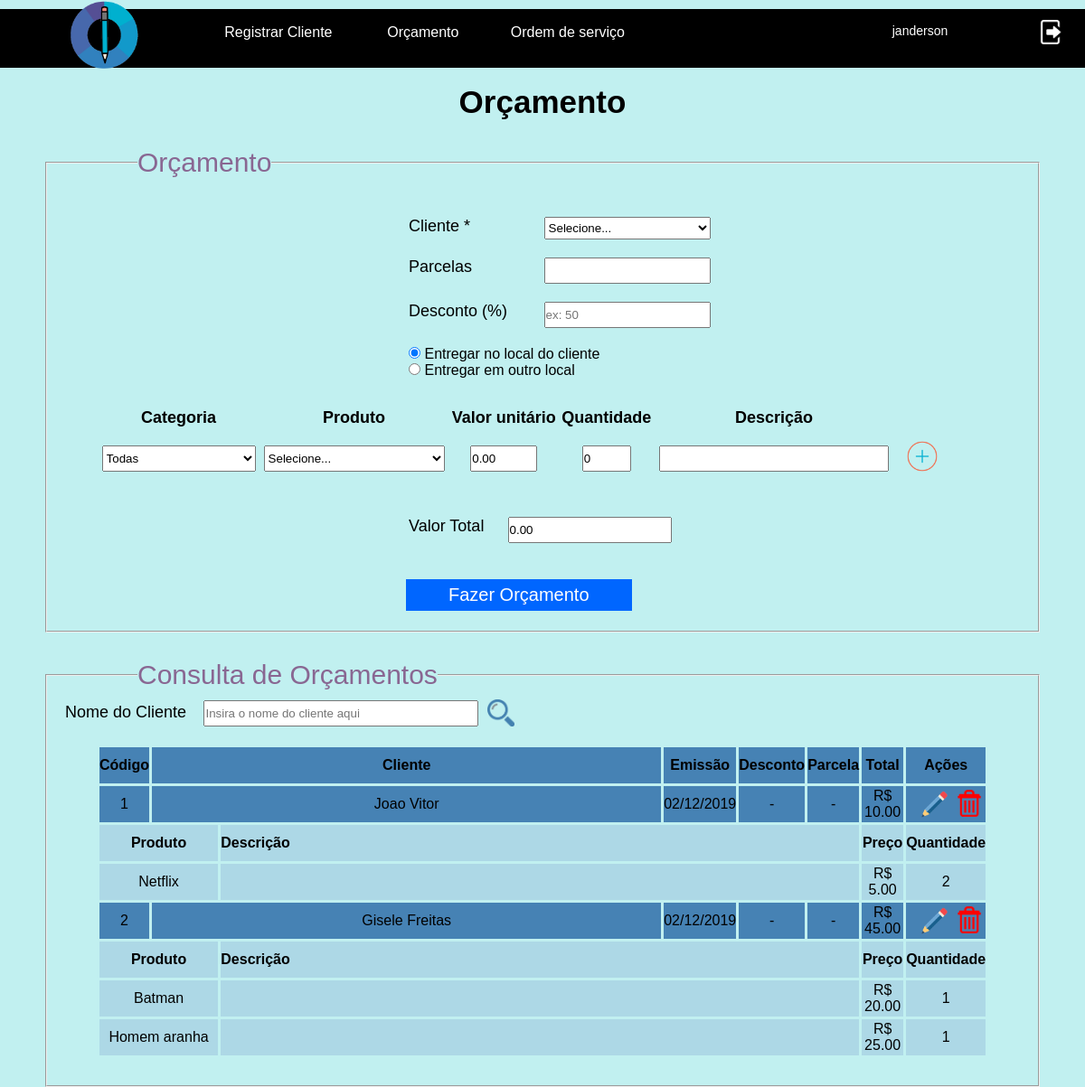
The app's page /paginasSistema/atendente/registroOrcamentoForm.php?retorno=Nok (signed in) with its own data.
### tables this page shows
CREATE TABLE `orcamentos` (
  `codigo` int(10) UNSIGNED NOT NULL COMMENT 'Campo responsável por armazenar os códigos dos orçamentos.',
  `dataemissao` date NOT NULL COMMENT 'Campo responsável por armazenar as datas de emissão dos orçamentos.',
  `parcelas` tinyint(2) UNSIGNED DEFAULT NULL COMMENT 'Campo responsável por armazenar as parcelas dos orçamentos.',
  `desconto` tinyint(3) UNSIGNED DEFAULT NULL COMMENT 'Campo responsável por armazenar o descontos dos orçamentos.',
  `cidade` varchar(60) DEFAULT NULL COMMENT 'Campo responsável por armazenar a cidade onde serão entregue os produtos dos orçamentos.',
  `cep` int(8) UNSIGNED ZEROFILL DEFAULT NULL COMMENT 'Campo responsável por armazenar o CEP de onde serão entregues os produtos dos orçamentos.',
  `estado` char(2) DEFAULT NULL COMMENT 'Campo responsável por armazenar o estado onde serão entregues os produtos dos orçamentos.',
  `rua` varchar(100) DEFAULT NULL COMMENT 'Campo responsável por armazenar a rua onde serão entregues os produtos dos orçamentos.',
  `numero` smallint(5) UNSIGNED DEFAULT NULL COMMENT 'Campo responsável por armazenar o número de onde serão entregues os produtos dos orçamentos.',
  `bairro` varchar(60) DEFAULT NULL COMMENT 'Campo responsável por armazenar o bairro onde serão entregues os produtos dos orçamentos.',
  `usuarios_id` smallint(5) UNSIGNED ZEROFILL NOT NULL COMMENT 'Campo responsável informar qual usuário foi responsável pelo orçamento.',
  `clientes_id` bigint(20) UNSIGNED ZEROFILL NOT NULL COMMENT 'Campo responsável por informar de qual cliente é o orçamento.',
  `status` tinyint(2) UNSIGNED NOT NULL
);

CREATE TABLE `clientes` (
  `id` bigint(20) UNSIGNED ZEROFILL NOT NULL COMMENT 'Campo responsável por armazenar o id dos clientes.',
  `nome` varchar(70) NOT NULL COMMENT 'Campo responsável por armazenar o nome dos clientes.',
  `cpf` bigint(11) UNSIGNED ZEROFILL DEFAULT NULL COMMENT 'Campo responsável por armazenar o CPF dos clientes.',
  `cnpj` bigint(14) UNSIGNED ZEROFILL DEFAULT NULL COMMENT 'Campo responsável por armazenar o CNPJ da empresa a que será prestado serviço.',
  `fone1` bigint(11) UNSIGNED NOT NULL COMMENT 'Campo responsável por armazenar o telefone principal dos clientes.',
  `fone2` bigint(11) UNSIGNED DEFAULT NULL COMMENT 'Campo responsável por armazenar o telefone secundário dos clientes, caso ele possua outro.',
  `inscricaoestadual` bigint(20) UNSIGNED DEFAULT NULL COMMENT 'Campo responsável por armazenar a inscrição estadual  das empresas.',
  `estado` char(2) NOT NULL COMMENT 'Campo responsável por armazenar o estado dos clientes.',
  `cidade` varchar(60) NOT NULL COMMENT 'Campo responsável por armazenar a cidade dos clientes.',
  `cep` int(8) UNSIGNED ZEROFILL NOT NULL COMMENT 'Campo responsável por armazenar o CEP dos clientes.',
  `email` varchar(100) NOT NULL COMMENT 'Campo responsável por armazenar o email dos clientes.',
  `numero` smallint(5) UNSIGNED NOT NULL COMMENT 'Campo responsável por armazenar o número da residência dos clientes.',
  `bairro` varchar(60) NOT NULL COMMENT 'Campo responsável por armazenar o bairro da residência dos clientes.',
  `rua` varchar(100) NOT NULL COMMENT 'Campo responsável por armazenar a rua da residência dos clientes.'
);

CREATE TABLE `orcamentos_has_produtos` (
  `orcamentos_codigo` int(10) UNSIGNED ZEROFILL NOT NULL COMMENT 'Campo responsável pelo código determinante do orçamento que possui os determinados produtos.',
  `produtos_codigo` int(10) UNSIGNED ZEROFILL NOT NULL COMMENT 'Campo responsável pelo código determinante do produto que está contido no orçamento.',
  `quantidade` tinyint(3) UNSIGNED NOT NULL COMMENT 'Campo responsável pela quantidade de produtos no orçamento.',
  `precoatual` decimal(6,2) UNSIGNED NOT NULL COMMENT 'Campo responsável pelo preço atual (unitário) do produto do orçamento.',
  `descricaoestampa` text COMMENT 'Campo responsável pela descrição sobre como deve ser a estampa no produto.'
);

CREATE TABLE `produtos` (
  `codigo` int(10) UNSIGNED ZEROFILL NOT NULL COMMENT 'Campo responsável por armazenar o código dos produtos.',
  `nomeProduto` varchar(100) NOT NULL COMMENT 'Campo responsável por armazenar o nome do produto.',
  `categorias_codigo` tinyint(3) UNSIGNED ZEROFILL NOT NULL COMMENT 'Campo responsável por armazenar o código da categoria dos produtos.',
  `preco_unitario` decimal(6,2) UNSIGNED NOT NULL
);

### paginasSistema/atendente/registroOrcamentoForm.php (the view, shortened to what this page needs)
<?php
  	if (isset($_SESSION['idLogado']) && $_SESSION['nivelLogado']==3) {
 ?>
<!DOCTYPE html>
<html lang="pt-br">
<head>
  <link rel="stylesheet" href="../../css/atendente/registroOrcamento.css">
</head>
<body>
<?php
function calculaValorTotal($codigo, $conexao){
	require_once("../conexaoBanco.php");
	$sql="SELECT SUM(orcamentos_has_produtos.quantidade*orcamentos_has_produtos.precoatual)
	as valorTotal
	FROM orcamentos INNER JOIN orcamentos_has_produtos ON
	orcamentos.codigo=orcamentos_has_produtos.orcamentos_codigo WHERE orcamentos.codigo=".$codigo;
	$resultadoValor=mysqli_query($conexao,$sql);
	$valorTotal=mysqli_fetch_assoc($resultadoValor);
	return $valorTotal['valorTotal'];
}
?>
	<?php include("menuAtendente.php"); ?>
	<main id="conteudo">
			<br>
			<h1 id = "tituloPag">Orçamento </h1>
			<fieldset class = "fieldset">
				<legend class = "legend"> Orçamento </legend>
	<form action="registraOrcamento.php" method="POST"  onsubmit="return validarCampos()" id="formOrcamento">
<div id = "divInicio">
	<br>
	<?php
		require_once("../conexaoBanco.php");
		$comando = "SELECT id, nome FROM clientes";
	?>
		<label for = "cliente" class = "palavras">Cliente * </label>
			<select name = "cliente" id ="cliente" placeholder = "Selecione" class="inputs">
				<option value="0">Selecione...</option>
			</select>
		<br>
		<label for = "listaDeParcelas" class = "palavras"> Parcelas </label>
			<input list = "listaParcelas" name="parcelas" id = "parcelas" class="inputs"
			onblur="parcelaValor()">
			<br>
		<label for = "desconto" class = "palavras"> Desconto (%) </label>
			<input type = "text" name = "desconto" id = "desconto" class="inputs" placeholder="ex: 50"
			onblur="descontoValorTotal()">
		<br>
	<input type="radio" name="pontoDeEntrega" id="radio1" onclick="ocultaLocalizacao()" checked value="1">
	<label for="radio1">Entregar no local do cliente</label><br>
	<input type="radio" name="pontoDeEntrega" id="radio2" onclick="mostraLocalizacao()" value="2">
	<label for="radio2">Entregar em outro local</label>
</div>
<?php
	function mostraCategorias($conexao) {
		$comando = "SELECT codigo, nome FROM categorias";
		$resultado = mysqli_query($conexao, $comando);
		$categorias = array();
		while ($cadaCategoria = mysqli_fetch_assoc($resultado)) {
			array_push($categorias, $cadaCategoria);
		}
		$options = "<option required value='000'>Todas</option>";
		foreach($categorias as $cadaCategoria) {
			$options .= "<option value='".$cadaCategoria['codigo']."'>".$cadaCategoria['nome']."</option>";
		}
		return $options;
	}
	function mostraProdutos($conexao) {
		$comando = "SELECT codigo, nomeProduto, categorias_codigo FROM produtos";
		$resultado = mysqli_query($conexao, $comando);
		$produtos = array();
		while($cadaProduto = mysqli_fetch_assoc($resultado)) {
			array_push($produtos, $cadaProduto);
		}
		$options2="<option required value='0'>Selecione...</option>";
		foreach($produtos as $cadaProduto) {
			$options2.="<option value='".$cadaProduto['codigo']."'>".$cadaProduto['nomeProduto'];"</option>";
		}
		return $options2;
	}
?>
<input id="todasAsCategorias" type="hidden" value="<?=mostraCategorias($conexao)?>">
<input id="todosOsProdutos" type="hidden" value="<?=mostraProdutos($conexao)?>">
<div id = "divInferior">
	<table id = "tabelaProdutos">
		<tr>
		<th class = "palavrasTabelaProduto"> Categoria </th>
		<th class = "palavrasTabelaProduto"> Produto </th>
		<th class = "palavrasTabelaProduto"> Valor unitário </th>
		<th class = "palavrasTabelaProduto"> Quantidade </th>
		<th class = "palavrasTabelaProduto"> Descrição </th>
		<th id="acoes"></th>
		</tr>
		<tr id="linha0">
			<td>
				<select name="categorias" id="categorias0" class="categorias"
				onchange="retornaProdutos(0)">
					<?=mostraCategorias($conexao);?>
				</select>
			</td>
			<td>
				<select name="produtos[]"  id="produtos0"  class="produtos"
				onchange="retornaValorUnitario(0)">
					<?=mostraProdutos($conexao);?>
				</select>
			</td>
			<td>
				<input type="text" required  value="0.00" class="vlUnitario"
				id="vlUnitario0" name="valoresUnitarios[]" readonly="readonly">
			</td>
			<td>
				<input required type="number" name="qtdeProdutos[]" class="qtde"
				onblur="atualizaValorTotal(0)" id="qtde0" min="1" value="0">
			</td>
			<td>
				<input type="text" class="desc" id="desc0" name="descs[]">
			</td>
			<td>
				<button type="button" class="botaoMais" id="primeiroBotaoMais" onclick="adicionaProduto()">
					<img src="../../img/botaoMais.png" alt="botão para adicionar mais um produto" class="imgMais">
				</button>
			</td>
		</tr>
		</table>
		<label id="valorTotalLabel"> Valor Total </label>
			<input type="number" name="valorTotal" id="valorTotal" value="0.00" readonly="readonly"><br>
		<br>
		<button type = "submit" id = "botaoFazerOrcamento">
		 	Fazer Orçamento
		</button>
</div>
		</form>
		</fieldset>
		<fieldset class = "fieldset">
		<legend class = "legend"> Consulta de Orçamentos </legend>
		<form action="#" method="GET">
			<label for = "campoNomeCliente" id = "nomeCliente"> Nome do Cliente </label>
				<input type = "text" name = "buscaCliente" id = "campoNomeCliente" class = "campoTexto" placeholder = "Insira o nome do cliente aqui">
				<button type = "submit" id = "botaoLupa">
					<img src = "../../img/lupa.png" id = "imgLupa" alt = "botão pesquisar">
				</button>
		</form>
			<table>
				<thead>
					<tr class = "linhaCabecalho">
						<th class = "campoCodigo">Código</th>
						<th id = "colunaCliente" colspan = "2">Cliente</th>
						<th class = "linhasTituloSuperior" >Emissão</th>
						<th class = "linhasTituloSuperior">Desconto</th>
						<th class = "linhasTituloSuperior">Parcela</th>
						<th class = "linhasTituloSuperior">Total</th>
						<th class = "linhasTituloSuperior" class="linhaQtde" id="colunaAcao">Ações</th>
					</tr>
				</thead>
<?php
	if (isset($_GET['buscaCliente']) && $_GET['buscaCliente']==""){
		$comando =
		"SELECT
			id, nome, desconto, parcelas, nomeProduto, preco_unitario, status, dataemissao, quantidade,
			orcamentos.codigo, precoatual
		FROM
			clientes
		INNER JOIN
			orcamentos
		ON
			id = clientes_id
		INNER JOIN
			orcamentos_has_produtos
		ON
			orcamentos_codigo = orcamentos.codigo
		INNER JOIN
			produtos
		ON
			orcamentos_has_produtos.produtos_codigo = produtos.codigo
		WHERE
			status=1
		GROUP BY
			orcamentos.codigo";
	} else if (isset($_GET['buscaCliente'])==false) {
		$comando =
		"SELECT
			id, nome, desconto, parcelas, nomeProduto, preco_unitario, status, dataemissao, quantidade,
			orcamentos.codigo, precoatual
		FROM
			clientes
		INNER JOIN
			orcamentos
		ON
			id = clientes_id
		INNER JOIN
			orcamentos_has_produtos
		ON
			orcamentos_codigo = orcamentos.codigo
		INNER JOIN
			produtos
		ON
			orcamentos_has_produtos.produtos_codigo = produtos.codigo
		WHERE
			status=1
		GROUP BY
			orcamentos.codigo";
	} else if (isset($_GET['buscaCliente']) && $_GET['buscaCliente']!="") {
		$buscaCliente = $_GET['buscaCliente'];
		$comando =
		"SELECT
			id, nome, desconto, parcelas, nomeProduto, preco_unitario, status, dataemissao, quantidade,
			orcamentos.codigo, precoatual
		FROM
			clientes
		INNER JOIN
			orcamentos
		ON
			id = clientes_id
		INNER JOIN
			orcamentos_has_produtos
		ON
			orcamentos_codigo = orcamentos.codigo
		INNER JOIN
			produtos
		ON
			orcamentos_has_produtos.produtos_codigo = produtos.codigo
		WHERE
			LOWER(clientes.nome) LIKE '%".$buscaCliente."%' AND status=1
		GROUP BY
			orcamentos.codigo";
	}
	$resultado = mysqli_query($conexao, $comando);
	$linhas = mysqli_num_rows($resultado);
	if ($linhas == 0) {
?>
	<tr><td colspan='8' id="semOrcamento">Nenhum orçamento cadastrado</td></tr>
<?php
	} else {
		$orcamentos = array();
		while ($cadaOrca = mysqli_fetch_assoc($resultado)) {
			array_push($orcamentos, $cadaOrca);
		}
	$html = "";
	$valorTotal = "";
	foreach ($orcamentos as $cadaOrca) {
		$desconto = $cadaOrca['desconto'];
			$valorTotal .= calculaValorTotal($cadaOrca['codigo'], $conexao);
			$valorTotal = $valorTotal*(1-$desconto/100);
			$valorTotal = sprintf("%.2f", $valorTotal);
			$dataEmissaoBrasileira = $cadaOrca['dataemissao'];
			$dataEmissaoBrasileira = date('d/m/Y',  strtotime($dataEmissaoBrasileira));
			$parcela = $cadaOrca['parcelas'];
			if ($desconto==NULL) {
				$desconto = " - ";
			} else {
				$desconto = intval($desconto)."%";
			}
			if ($parcela==NULL || $parcela==0) {
				$valorParcela = " - ";
			} else {
				$valorParcela = $valorTotal / $parcela;
				$valorParcela = sprintf("%.2f", $valorParcela);
				$valorParcela = "R$ ".$valorParcela;
			}
	$html .= "
	<tr class = 'linha1'>
		<td class = 'campoCodigo'>".$cadaOrca['codigo']."</td>
		<td class = 'linhaCliente' colspan = '2'>".$cadaOrca['nome']."</td>
		<td class = 'linhasTituloSuperior' >".$dataEmissaoBrasileira."</td>
		<td class = 'campoCodigo'>".$desconto."</td>
		<td class = 'linhasTituloSuperior'>".$valorParcela."</td>
		<td class = 'linhasTituloSuperior'>R$ ".$valorTotal."</td>
		<td>
		<form action='editaOrcamentoForm.php' method='POST'>
			<input type='hidden' value='".$cadaOrca['codigo']."' name='codigoOrcamento' id='inputEditar'>
			<button type='submit' class='botaoLapis'>
				<img src='../../img/lapis.png' alt='Botão editar' class='imgLapis'>
			</button>
		</form>
		<form action='excluiOrcamento.php' method='POST'>
			<input type='hidden' value='".$cadaOrca['codigo']."' name='codigoOrcamento' id='inputExcluir'>
			<button type='submit' class='botaoLixeira'>
				<img src='../../img/lixeira.png' alt='Botão excluir' class='imgLixeira'>
			</button>
		</form>
		</td>
	</tr>";
		$valorTotal = "";
		$comando3 =
		"SELECT
			id, nomeProduto, descricaoestampa, precoatual, quantidade
		FROM
			orcamentos_has_produtos
		INNER JOIN
			produtos
		ON
			produtos_codigo = produtos.codigo
		INNER JOIN
			orcamentos
		ON
			orcamentos_codigo = orcamentos.codigo
		INNER JOIN
			clientes
		ON
			clientes_id = clientes.id
		WHERE
			orcamentos.codigo =".$cadaOrca['codigo'];
		$resultado = mysqli_query($conexao, $comando3);
		$orcamentos2Linha = array();
		while($cadaOrca2 = mysqli_fetch_assoc($resultado)){
			array_push($orcamentos2Linha, $cadaOrca2);
		}
		$html .="
					<tr class='tabela2'>
						<th colspan='2' class = 'linhaProdutos'> Produto </th>
						<th colspan='4' class = 'linhaDesc'> Descrição </th>
						<th class = 'linhaPreco'> Preço </th>
						<th class = 'linhaQtde'> Quantidade </th>
					</tr>
					";
		foreach($orcamentos2Linha as $cadaOrca2){
			$html .= "
			<tr class = 'linhaTitutloSuperior'>
				<td colspan='2' class = 'linhaProdutos'>".$cadaOrca2['nomeProduto']."</td>
				<td colspan='4' class = 'linhaDesc'>".$cadaOrca2['descricaoestampa']."</td>
				<td class = 'linhaPreco'> R$ ".$cadaOrca2['precoatual']."</td>
				<td class= 'linhaQtde'>".$cadaOrca2['quantidade']."</td>
			</tr>
			";
		}
		echo $html;
		$html = "";
		}
	}
?>
		</table>
		</fieldset>
	</main>
</body>
</html>
<?php
  }else {
    header("Location: ../../paginasSite/entrar.php");
  }
 ?>

### records on screen
orcamentos: codigo "1", clientes.nome "Joao Vitor", dataemissao "02/12/2019", desconto "-", valorParcela "-", valorTotal "10.00"
orcamentos_has_produtos: produtos_codigo.nomeProduto "Netflix", precoatual "5.00", quantidade "2"
orcamentos: codigo "2", clientes.nome "Gisele Freitas", dataemissao "02/12/2019", desconto "-", valorParcela "-", valorTotal "45.00"
orcamentos_has_produtos: produtos_codigo.nomeProduto "Batman", precoatual "20.00", quantidade "1"
orcamentos_has_produtos: produtos_codigo.nomeProduto "Homem aranha", precoatual "25.00", quantidade "1"

### other values on screen
$_SESSION['usuarioLogado'] "janderson"
